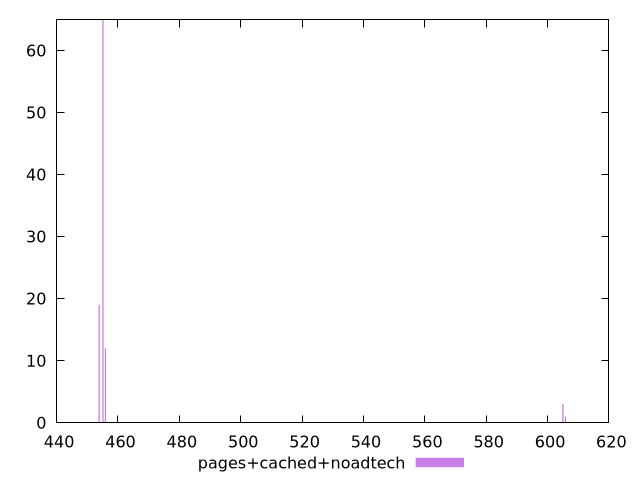

gnuplot code for this plot:
$_pagesCachedNoadtech <<EOF
453.8678667661579 19
605.020613008678 3
455.09675088195075 65
455.916006959146 12
605.8398690858733 1
EOF
set key outside below
set terminal pngcairo
set output "report_00004_2020-11-02T20-21-41.718Z/uses-rel-preload/pages+cached+noadtech//raw_hist.png"
set yrange [0:65]
set boxwidth 0.40962803859761543
set style fill transparent solid 0.5 noborder
plot $_pagesCachedNoadtech title "pages+cached+noadtech" with boxes ,
